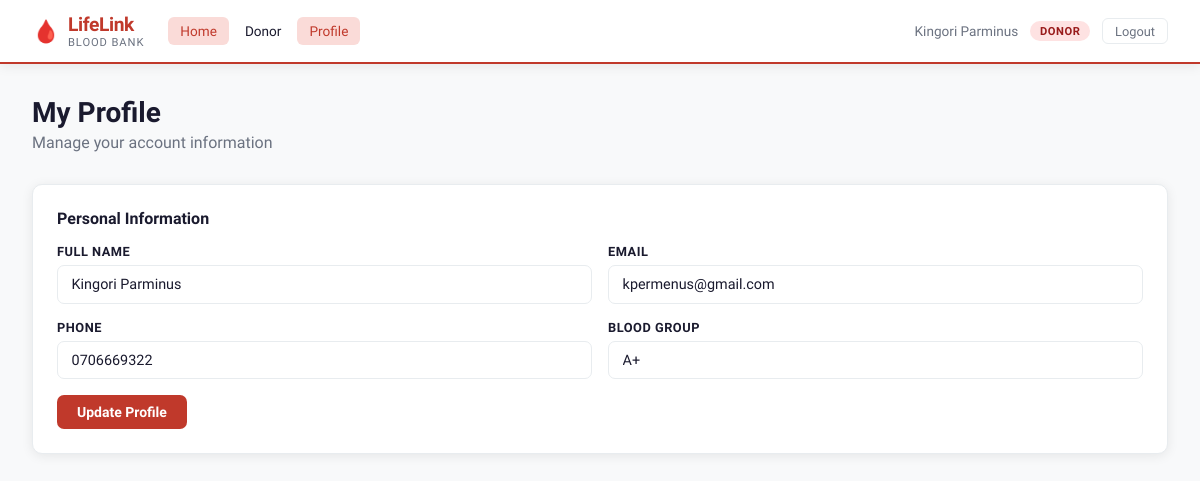
Screenshot of /profile (signed in) with the database file from the repository.
### tables this page shows
CREATE TABLE users (
        id INTEGER PRIMARY KEY AUTOINCREMENT,
        name TEXT NOT NULL, email TEXT UNIQUE NOT NULL,
        password TEXT NOT NULL, phone TEXT, blood_group TEXT,
        role TEXT NOT NULL CHECK(role IN ('donor','recipient','admin')),
        facility_id INTEGER REFERENCES facilities(id),
        created_at TIMESTAMP DEFAULT CURRENT_TIMESTAMP);

### app.py (the view, shortened to what this page needs)
@app.route("/profile", methods=["GET","POST"])
@login_required
def profile():
    uid=session["user_id"]; conn=get_db()
    facilities=conn.execute("SELECT * FROM facilities").fetchall()
    user=conn.execute("SELECT u.*,f.name as facility_name FROM users u LEFT JOIN facilities f ON u.facility_id=f.id WHERE u.id=?",(uid,)).fetchone()
    conn.close()
    return render_template("profile.html",user=user,facilities=facilities,blood_groups=BLOOD_GROUPS)

### app.py (called while the page is built)
def get_db():
    conn = sqlite3.connect(DATABASE)
    conn.row_factory = sqlite3.Row
    return conn

def login_required(f):
    @functools.wraps(f)
    def decorated(*args,**kwargs):
        if "user_id" not in session:
            flash("Please log in to continue.","warning")
            return redirect(url_for("login"))
        return f(*args,**kwargs)
    return decorated

### templates/profile.html (shortened to what this page needs)
{% extends "base.html" %}
{% block content %}
<div class="page-header">
    <h1>My Profile</h1>
    <p>Manage your account information</p>
</div>
<div class="section-card">
    <h3>Personal Information</h3>
    <form method="POST" class="form-grid">
        <div class="form-group">
            <label for="name">Full Name</label>
            <input type="text" id="name" name="name" value="{{ user.name }}" required>
        </div>
        <div class="form-group">
            <label for="email">Email</label>
            <input type="email" id="email" name="email" value="{{ user.email }}" required>
        </div>
        <div class="form-group">
            <label for="phone">Phone</label>
            <input type="tel" id="phone" name="phone" value="{{ user.phone }}">
        </div>
        <div class="form-group">
            <label for="blood_group">Blood Group</label>
            <input type="text" id="blood_group" value="{{ user.blood_group }}" readonly>
        </div>
        <div class="form-actions full">
            <button type="submit" class="btn btn-primary">Update Profile</button>
        </div>
    </form>
</div>
{% endblock %}

### templates/base.html (shortened to what this page needs)
<!DOCTYPE html>
<html lang="en">
<head>
    <link rel="stylesheet" href="{{ url_for('static', filename='css/style.css') }}">
</head>
<body>
    <nav class="navbar">
        <div class="nav-brand">
            <div class="blood-drop">🩸</div>
            <div>
                <div class="brand-name">LifeLink</div>
                <div class="brand-sub">Blood Bank</div>
            </div>
        </div>
        <div class="nav-links">
            <a href="{{ url_for('index') }}" class="nav-link">Home</a>
            {% if session.user_id %}
                {% if session.role == 'admin' %}
                    <div class="nav-dropdown">
                        <a href="#" class="nav-link">Admin</a>
                        <div class="dropdown-menu">
                            <a href="{{ url_for('dashboard') }}">Dashboard</a>
                            <a href="{{ url_for('admin_users') }}">Users</a>
                            <a href="{{ url_for('admin_requests') }}">Requests</a>
                            <a href="{{ url_for('admin_donations') }}">Donations</a>
                            <a href="{{ url_for('admin_appointments') }}">Appointments</a>
                            <a href="{{ url_for('import_admins') }}">Import Admins</a>
                        </div>
                    </div>
                {% elif session.role == 'donor' %}
                    <div class="nav-dropdown">
                        <a href="#" class="nav-link">Donor</a>
                    </div>
                {% endif %}
                <a href="{{ url_for('profile') }}" class="nav-link">Profile</a>
            {% endif %}
        </div>
        <div class="nav-user">
            {% if session.user_id %}
                <span class="user-name">{{ session.name }}</span>
                <span class="user-badge {{ session.role }}">{{ session.role }}</span>
                <a href="{{ url_for('logout') }}" class="btn-logout">Logout</a>
            {% else %}
                <a href="{{ url_for('login') }}" class="nav-link">Login</a>
                <a href="{{ url_for('register') }}" class="nav-link">Register</a>
            {% endif %}
        </div>
    </nav>
    <main class="main-content">
        {% block content %}{% endblock %}
    </main>
</body>
</html>

### static/css/style.css (style rules this page uses)
:root { --red: #C0392B; --red-dark: #922B21; --red-light: #FADBD8; --red-mid: #E74C3C; --blue: #2980B9; --green: #27AE60; --orange: #E67E22; --purple: #8E44AD; --bg: #F8F9FA; --surface: #FFFFFF; --border: #E8ECEF; --text: #1A1A2E; --text-muted: #6B7280; --shadow: 0 2px 12px rgba(0,0,0,0.08); --shadow-md: 0 4px 24px rgba(0,0,0,0.12); --radius: 10px; --nav-h: 64px; --font: 'Sora', sans-serif; --mono: 'Space Mono', monospace; }
* { margin:0; padding:0; box-sizing:border-box; }
body { font-family:var(--font); background:var(--bg); color:var(--text); min-height:100vh; }
a { color:var(--red); text-decoration:none; }
.navbar { position:sticky; top:0; z-index:100; background:var(--surface); border-bottom:2px solid var(--red); height:var(--nav-h); display:flex; align-items:center; gap:1.5rem; padding:0 2rem; box-shadow:var(--shadow); }
.nav-brand { display:flex; align-items:center; gap:.5rem; flex-shrink:0; }
.blood-drop { font-size:1.4rem; }
.brand-name { font-size:1.2rem; font-weight:700; color:var(--red); letter-spacing:-.02em; }
.brand-sub { font-size:.7rem; color:var(--text-muted); text-transform:uppercase; letter-spacing:.08em; }
.nav-links { display:flex; align-items:center; gap:.25rem; flex:1; }
.nav-link { padding:.4rem .75rem; border-radius:6px; font-size:.85rem; font-weight:500; color:var(--text); transition:all .15s; }
.nav-link:hover, .nav-link.active { background:var(--red-light); color:var(--red); text-decoration:none; }
.nav-dropdown { position:relative; }
.nav-user { display:flex; align-items:center; gap:.75rem; margin-left:auto; flex-shrink:0; }
.user-name { font-size:.85rem; font-weight:500; color:var(--text-muted); }
.btn-logout { font-size:.8rem; padding:.3rem .75rem; border:1px solid var(--border); border-radius:6px; color:var(--text-muted); transition:all .15s; }
.user-badge { font-size:.7rem; padding:.2rem .6rem; border-radius:99px; font-weight:600; text-transform:uppercase; letter-spacing:.05em; }
.user-badge.donor { background:#FEE2E2; color:#991B1B; }
.main-content { max-width:1280px; margin:0 auto; padding:2rem; }
.page-header { margin-bottom:2rem; }
.page-header h1 { font-size:1.75rem; font-weight:700; color:var(--text); margin-bottom:.25rem; }
.page-header p { color:var(--text-muted); }
.section-card { background:var(--surface); border:1px solid var(--border); border-radius:var(--radius); padding:1.5rem; box-shadow:var(--shadow); margin-bottom:1.5rem; }
.section-card h3 { font-size:1rem; font-weight:600; margin-bottom:1rem; }
.form-grid { display:grid; grid-template-columns:1fr 1fr; gap:1rem; }
.form-group { display:flex; flex-direction:column; gap:.4rem; }
.form-group label { font-size:.8rem; font-weight:600; color:var(--text); text-transform:uppercase; letter-spacing:.04em; }
.form-group input, .form-group select, .form-group textarea { padding:.6rem .85rem; border:1.5px solid var(--border); border-radius:7px; font-family:var(--font); font-size:.9rem; color:var(--text); background:#fff; transition:border-color .15s; }
.form-actions { display:flex; gap:.75rem; flex-wrap:wrap; }
.form-actions.full { grid-column:1/-1; }
.btn { display:inline-flex; align-items:center; justify-content:center; gap:.4rem; padding:.55rem 1.25rem; border-radius:7px; font-family:var(--font); font-size:.875rem; font-weight:600; cursor:pointer; border:none; transition:all .15s; text-decoration:none !important; }
.btn-primary { background:var(--red); color:#fff; }

### rows the page displays
users: name "Kingori Parminus", role "DONOR", email "kpermenus@gmail.com", phone "0706669322", blood_group "A+"
